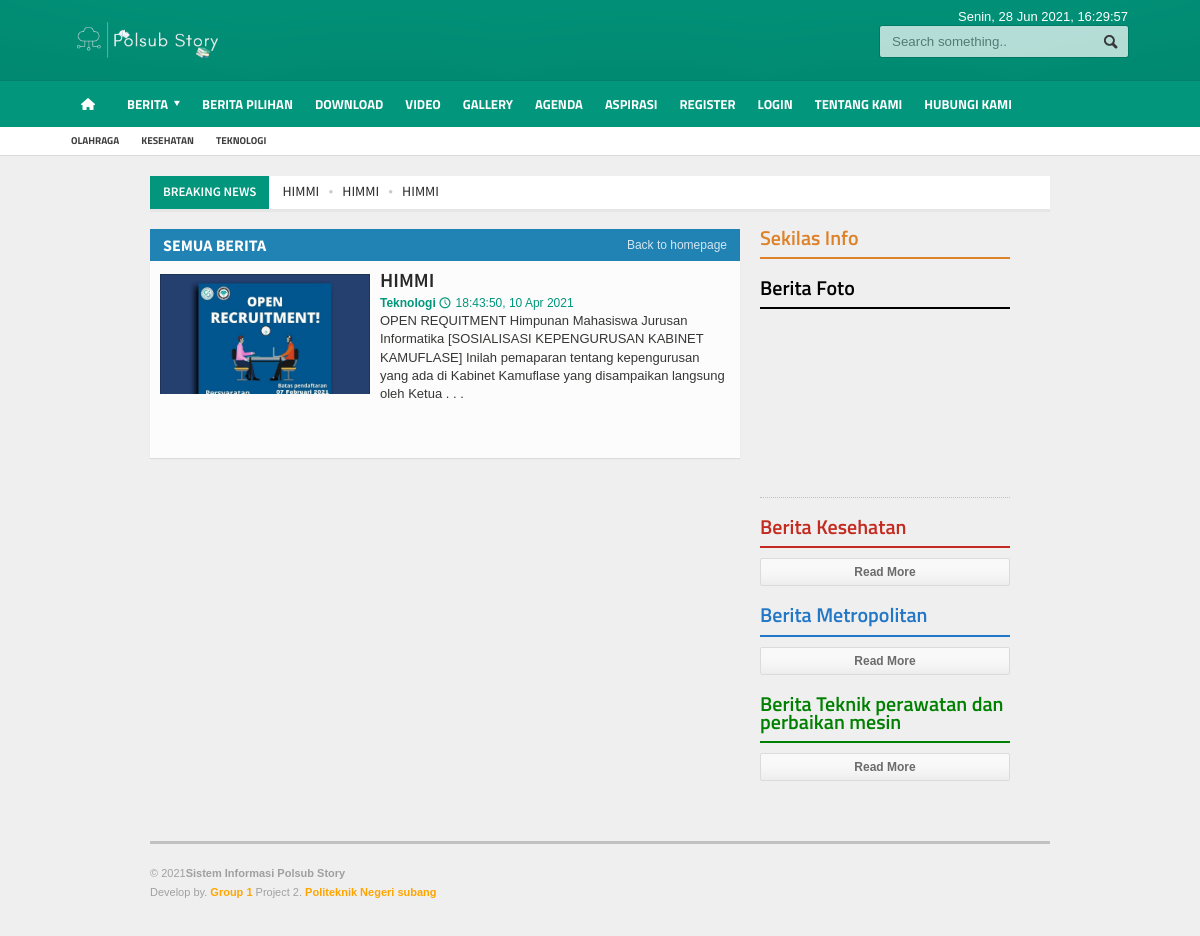
The page /index.php/berita on the database its author committed.
### tables this page shows
CREATE TABLE `logo` (
  `id_logo` int(5) NOT NULL,
  `gambar` varchar(100) NOT NULL
);

CREATE TABLE `menu` (
  `id_menu` int(5) NOT NULL,
  `id_parent` int(5) NOT NULL DEFAULT 0,
  `nama_menu` varchar(255) NOT NULL,
  `link` varchar(100) NOT NULL,
  `aktif` enum('Ya','Tidak') NOT NULL DEFAULT 'Ya',
  `position` enum('Top','Bottom') DEFAULT 'Bottom',
  `urutan` int(3) NOT NULL
);

CREATE TABLE `tag` (
  `id_tag` int(5) NOT NULL,
  `nama_tag` varchar(100) NOT NULL,
  `username` varchar(50) NOT NULL,
  `tag_seo` varchar(100) NOT NULL,
  `count` int(5) NOT NULL
);

CREATE TABLE `berita` (
  `id_berita` int(5) NOT NULL,
  `id_kategori` int(5) NOT NULL,
  `username` varchar(30) NOT NULL,
  `judul` varchar(100) NOT NULL,
  `sub_judul` varchar(255) NOT NULL,
  `youtube` varchar(100) NOT NULL,
  `judul_seo` text NOT NULL,
  `headline` enum('Y','N') NOT NULL DEFAULT 'Y',
  `aktif` enum('Y','N') NOT NULL DEFAULT 'N',
  `utama` enum('Y','N') NOT NULL DEFAULT 'Y',
  `isi_berita` longtext NOT NULL,
  `keterangan_gambar` text NOT NULL,
  `hari` varchar(20) NOT NULL,
  `tanggal` date NOT NULL,
  `jam` time NOT NULL,
  `gambar` varchar(100) NOT NULL,
  `dibaca` int(5) NOT NULL DEFAULT 1,
  `tag` varchar(100) NOT NULL,
  `status` enum('Y','N') NOT NULL DEFAULT 'Y'
);

CREATE TABLE `kategori` (
  `id_kategori` int(5) NOT NULL,
  `nama_kategori` varchar(50) NOT NULL,
  `username` varchar(50) NOT NULL,
  `kategori_seo` varchar(100) NOT NULL,
  `aktif` enum('Y','N') NOT NULL DEFAULT 'Y',
  `sidebar` int(10) NOT NULL,
  `gambar_utama` text NOT NULL
);

### application/views/phpmu-magazine/berita.php (shortened to what the rows shown need)
<div class="main-content">
	<div class="main-page left">
		<div class="double-block">
			<div class="content-block main left">
				<div class="block">
					<div class="block-title" style="background: #2182b4;">
						<h2><?php echo $title; ?></h2>
					</div>
					<div class="block-content">
						<ul class="article-block">
						<?php
						  foreach ($berita->result_array() as $r) {
							  $isi_berita =(strip_tags($r['isi_berita']));
							  $isi = substr($isi_berita,0,220);
							  $isi = substr($isi_berita,0,strrpos($isi," "));
							  $judul = $r['judul'];
							  echo "<li>
									<div style='height:120px; background:#e3e3e3; overflow:hidden; margin-right:10px' class='article-photo hidden-xs'>
										<a href='".base_url()."$r[judul_seo]' class='hover-effect'>";
											if ($r['gambar'] == ''){
												echo "<img style='width:210px;' src='".base_url()."asset/foto_berita/no-image.jpg' alt='no-image.jpg' /></a>";
											}else{
												echo "<img style='width:210px;' src='".base_url()."asset/foto_berita/$r[gambar]' alt='$r[gambar]' /></a>";
											}
										echo "</a>
									</div>
									<div class='article-photo visible-xs'>";
								echo "</div>
									<div class='article-content'>
										<h2 class='hidden-xs h2-judul'><a title='$r[judul]' href='".base_url()."$r[judul_seo]'>$judul</a></h2>
										<h4 class='visible-xs'><a title='$r[judul]' href='".base_url()."$r[judul_seo]'>$judul</a></h4>
										<span class='meta'>
											<a href='".base_url()."kategori/detail/$r[kategori_seo]'><b>$r[nama_kategori]</b></a>
											<a href='".base_url()."$r[judul_seo]'><span class='icon-text'>&#128340;</span>$r[jam], ".tgl_indo($r['tanggal'])."</a>
										</span>
										<p class='hidden-xs'>$isi . . .</p>
									</div>
								</li>";
						  }
					?>
						</ul>
					</div>
				</div>
			</div>
			<div class="content-block right">
				<?php include "sidebar_kiri.php"; ?>
			</div>
		</div>
	</div>
		<?php include "sidebar_kanan.php"; ?>
</div>

### application/views/phpmu-magazine/sidebar_kiri.php (shortened to what the rows shown need)
<div class="block">
	<h2 style='color: #dd8229;border-bottom: 2px solid #dd8229;' class="list-title">Sekilas Info</h2>
</div>
<div class="block">
  <h2 style='color:#000; border-bottom: 2px solid #000;' class="list-title">Berita Foto</h2>
</div>
<div class="block">
	<?php $rh = $this->model_utama->view_where('kategori',array('sidebar' => 5))->row_array(); ?>
	<h2 class="list-title" style="color: #c42b20;border-bottom: 2px solid #c42b20;">Berita <?php echo "$rh[nama_kategori]"; ?></h2>
	<a href="<?php echo base_url()."kategori/detail/$rh[kategori_seo]"; ?>" class="more">Read More</a>
</div>
<div class="block">
	<?php $rhx = $this->model_utama->view_where('kategori',array('sidebar' => 6))->row_array(); ?>
	<h2 class="list-title" style="color: #2277c6;border-bottom: 2px solid #2277c6;">Berita <?php echo "$rhx[nama_kategori]"; ?></h2>
	<a href="<?php echo base_url()."kategori/detail/$rhx[kategori_seo]"; ?>" class="more">Read More</a>
</div>
<div class="block">
	<?php $rha = $this->model_utama->view_where('kategori',array('sidebar' => 7))->row_array(); ?>
	<h2 class="list-title" style="color:green; border-bottom: 2px solid green;">Berita <?php echo "$rha[nama_kategori]"; ?></h2>
	<a href="<?php echo base_url()."kategori/detail/$rhx[kategori_seo]"; ?>" class="more">Read More</a>
</div>

### application/views/phpmu-magazine/template.php (shortened to what the rows shown need)
<!DOCTYPE HTML>
<html lang = "id">
<head>
	<link type="text/css" rel="stylesheet" href="<?php echo base_url(); ?>template/<?php echo template(); ?>/background/<?php echo background(); ?>/reset.css" />
	<link type="text/css" rel="stylesheet" href="<?php echo base_url(); ?>template/<?php echo template(); ?>/background/<?php echo background(); ?>/main-stylesheet.css" />
	<link type="text/css" rel="stylesheet" href="<?php echo base_url(); ?>template/<?php echo template(); ?>/background/<?php echo background(); ?>/shortcode.css" />
	<link type="text/css" rel="stylesheet" href="<?php echo base_url(); ?>template/<?php echo template(); ?>/background/<?php echo background(); ?>/fonts.css" />
	<link type="text/css" rel="stylesheet" href="<?php echo base_url(); ?>template/<?php echo template(); ?>/background/<?php echo background(); ?>/responsive.css" />
	<link type="text/css" rel="stylesheet" href="<?php echo base_url(); ?>template/<?php echo template(); ?>/background/style.css">
	<link type="text/css" rel="stylesheet" href="<?php echo base_url(); ?>template/<?php echo template(); ?>/background/ideaboxWeather.css">
	<link type="text/css" rel="stylesheet" href="<?php echo base_url(); ?>template/<?php echo template(); ?>/slide/slide.css">
	<link rel="stylesheet" href="<?php echo base_url(); ?>template/<?php echo template(); ?>/lightbox/lightbox.css">
</head>
<body>
<div class="boxed">
	<div class="header">
		<?php include "header.php"; ?>
	</div>
	<div class="content">
		<div class="wrapper">
			<div class="breaking-news">
				<ul>
					<?php
					  $terkini = $this->model_utama->view_where_ordering_limit('berita',array('status' => 'Y'),'id_berita','DESC',0,10);
					  foreach ($terkini->result_array() as $row) {
						echo "<li><a href='$row[judul_seo]'>$row[judul]</a></li>";
					  }
					?>
				</ul>
			</div>
			<div class="main-content">
				<?php echo $contents; ?>
			</div>
		</div>
	</div>
</div>
</body>
</html>

### application/views/phpmu-magazine/header.php (shortened to what the rows shown need)
<?php
echo "<div class='wrapper'>
	<div class='header-logo'>";
		  $logo = $this->model_utama->view_ordering_limit('logo','id_logo','DESC',0,1);
		  foreach ($logo->result_array() as $row) {
			echo "<a href='".base_url()."'><img style='max-height:50px' src='".base_url()."asset/logo/$row[gambar]'/></a>";
		  }
	echo "</div>
	<div class='header-menu'>
		<ul>";
		echo "</ul>
	</div>
	<div class='header-addons'>
		<span class='city'>
		  ".hari_ini(date('w')).", ".tgl_indo(date('Y-m-d')).", <span id='jam'></span></span>
		<div class='header-search'>
			".form_open('berita/index')."
				<input type='text' placeholder='Search something..'' name='kata' class='search-input' required/>
				<input type='submit' value='Search' name='cari' class='search-button'/>
			</form>
		</div>
	</div>
</div>
<div class='main-menu sticky'>
	<div class='wrapper'>";
		function main_menu() {
			$ci = & get_instance();
	        $query = $ci->db->query("SELECT id_menu, nama_menu, link, id_parent FROM menu where aktif='Ya' AND position='Bottom' order by urutan");
	        $menu = array('items' => array(),'parents' => array());
	        foreach ($query->result() as $menus) {
	            $menu['items'][$menus->id_menu] = $menus;
	            $menu['parents'][$menus->id_parent][] = $menus->id_menu;
	        }
	        if ($menu) {
	            $result = build_main_menu(0, $menu);
	            return $result;
	        }else{
	            return FALSE;
	        }
	    }
		function build_main_menu($parent, $menu) {
	        $html = "";
	        if (isset($menu['parents'][$parent])) {
	        	if ($parent=='0'){
		            $html .= "<ul class='the-menu'>
		            			<li><a href='".base_url()."' style='background: url(".base_url()."asset/images/home.png) no-repeat center; font-size:0; width:34px;'><br></a></li>";
		        }else{
		        	$html .= "<ul>";
		        }
	            foreach ($menu['parents'][$parent] as $itemId) {
	                if (!isset($menu['parents'][$itemId])) {
	                    if(preg_match("/^http/", $menu['items'][$itemId]->link)) {
	                        $html .= "<li><a target='_BLANK' href='".$menu['items'][$itemId]->link."'>".$menu['items'][$itemId]->nama_menu."</a></li>";
	                    }else{
	                        $html .= "<li><a href='".base_url().''.$menu['items'][$itemId]->link."'>".$menu['items'][$itemId]->nama_menu."</a></li>";
	                    }
	                }
	                if (isset($menu['parents'][$itemId])) {
	                    if(preg_match("/^http/", $menu['items'][$itemId]->link)) {
	                        $html .= "<li><a target='_BLANK' href='".$menu['items'][$itemId]->link."'><span>".$menu['items'][$itemId]->nama_menu."</span></a>";
	                    }else{
	                        $html .= "<li><a href='".base_url().''.$menu['items'][$itemId]->link."'><span>".$menu['items'][$itemId]->nama_menu."</span></a>";
	                    }
	                    $html .= build_main_menu($itemId, $menu);
	                    $html .= "</li>";
	                }
	            }
	            $html .= "</ul>";
	        }
	        return $html;
	    }
	    echo main_menu();
	echo "</div>
</div>
<div class='secondary-menu'>
	<div class='wrapper'>
		<ul>";
				$tag = $this->model_utama->view_ordering_limit('tag','id_tag','RANDOM',0,14);
		  		foreach ($tag->result_array() as $row) {
					echo "<li><a href='".base_url()."tag/detail/$row[tag_seo]'>$row[nama_tag]</a></li>";
				}
		echo "</ul>
	</div>
</div>";

### rows shown on the page
logo: gambar (picture)
menu: nama_menu "BERITA"
menu: nama_menu "BERITA PILIHAN"
menu: nama_menu "DOWNLOAD"
menu: nama_menu "VIDEO"
menu: nama_menu "GALLERY"
menu: nama_menu "AGENDA"
menu: nama_menu "ASPIRASI"
menu: nama_menu "REGISTER"
menu: nama_menu "LOGIN"
menu: nama_menu "TENTANG KAMI"
menu: nama_menu "HUBUNGI KAMI"
tag: nama_tag "OLAHRAGA"
tag: nama_tag "KESEHATAN"
tag: nama_tag "TEKNOLOGI"
berita: judul "HIMMI", gambar (picture), id_kategori.nama_kategori "Teknologi", jam "18:43:50", tanggal "10 Apr 2021", isi_berita "OPEN REQUITMENT Himpunan Mahasiswa Jurusan Informatika [SOSIALISASI KEPENGURUSAN KABINET KAMUFLASE] Inilah pemaparan tentang kepengurusan yang ada di Kabinet Kamuflase yang disampaikan langsung oleh Ketua"
kategori: nama_kategori "Kesehatan"
kategori: nama_kategori "Metropolitan"
kategori: nama_kategori "Teknik perawatan dan perbaikan mesin"

### other values the page prints
$title "SEMUA BERITA"
